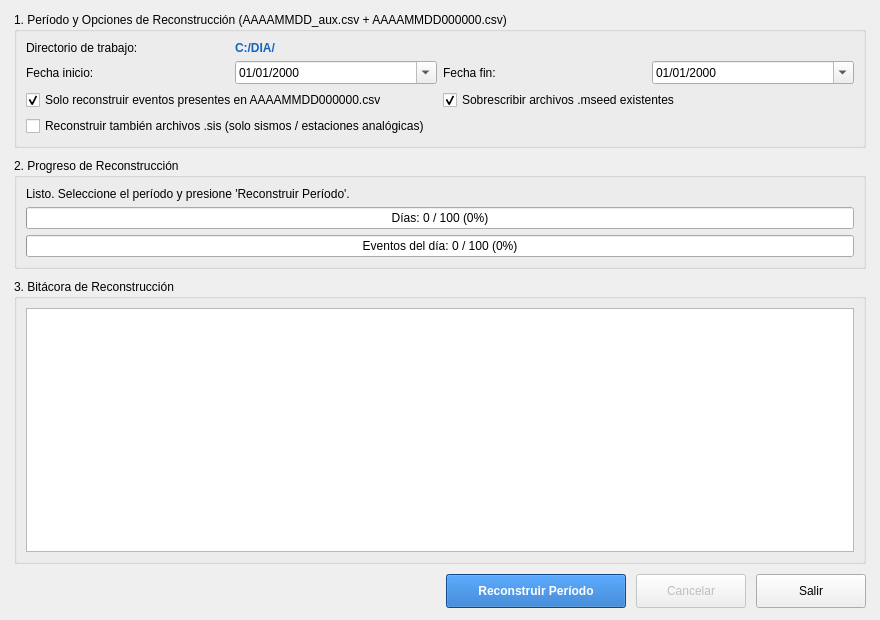
<?xml version="1.0" encoding="UTF-8"?>
<ui version="4.0">
 <class>VentanaReconstruccionEventos</class>
 <widget class="QMainWindow" name="VentanaReconstruccionEventos">
  <property name="geometry">
   <rect>
    <x>0</x>
    <y>0</y>
    <width>880</width>
    <height>620</height>
   </rect>
  </property>
  <property name="windowTitle">
   <string>RECONSTRUCCIÓN DE EVENTOS POR PERÍODO - RSA</string>
  </property>
  <widget class="QWidget" name="widget_central">
   <layout class="QVBoxLayout" name="layout_principal">
    <property name="spacing">
     <number>10</number>
    </property>
    <property name="leftMargin">
     <number>14</number>
    </property>
    <property name="topMargin">
     <number>12</number>
    </property>
    <property name="rightMargin">
     <number>14</number>
    </property>
    <property name="bottomMargin">
     <number>12</number>
    </property>
    <item>
     <widget class="QGroupBox" name="grupo_periodo">
      <property name="title">
       <string>1. Período y Opciones de Reconstrucción (AAAAMMDD_aux.csv + AAAAMMDD000000.csv)</string>
      </property>
      <layout class="QGridLayout" name="layout_periodo">
       <item row="0" column="0">
        <widget class="QLabel" name="lbl_directorio_titulo">
         <property name="text">
          <string>Directorio de trabajo:</string>
         </property>
        </widget>
       </item>
       <item row="0" column="1" colspan="3">
        <widget class="QLabel" name="lbl_directorio_valor">
         <property name="text">
          <string>C:/DIA/</string>
         </property>
         <property name="styleSheet">
          <string notr="true">font-weight: bold; color: #1565C0;</string>
         </property>
        </widget>
       </item>
       <item row="1" column="0">
        <widget class="QLabel" name="lbl_fecha_inicio">
         <property name="text">
          <string>Fecha inicio:</string>
         </property>
        </widget>
       </item>
       <item row="1" column="1">
        <widget class="QDateEdit" name="dateEdit_inicio">
         <property name="calendarPopup">
          <bool>true</bool>
         </property>
         <property name="displayFormat">
          <string>dd/MM/yyyy</string>
         </property>
        </widget>
       </item>
       <item row="1" column="2">
        <widget class="QLabel" name="lbl_fecha_fin">
         <property name="text">
          <string>Fecha fin:</string>
         </property>
        </widget>
       </item>
       <item row="1" column="3">
        <widget class="QDateEdit" name="dateEdit_fin">
         <property name="calendarPopup">
          <bool>true</bool>
         </property>
         <property name="displayFormat">
          <string>dd/MM/yyyy</string>
         </property>
        </widget>
       </item>
       <item row="2" column="0" colspan="2">
        <widget class="QCheckBox" name="chk_solo_en_csv">
         <property name="text">
          <string>Solo reconstruir eventos presentes en AAAAMMDD000000.csv</string>
         </property>
         <property name="checked">
          <bool>true</bool>
         </property>
         <property name="toolTip">
          <string>Usa las ventanas de tiempo de AAAAMMDD_aux.csv pero únicamente para los eventos confirmados en AAAAMMDD000000.csv y respetando su clasificación definitiva.</string>
         </property>
        </widget>
       </item>
       <item row="2" column="2" colspan="2">
        <widget class="QCheckBox" name="chk_sobrescribir">
         <property name="text">
          <string>Sobrescribir archivos .mseed existentes</string>
         </property>
         <property name="checked">
          <bool>true</bool>
         </property>
         <property name="toolTip">
          <string>Si se desmarca, solo se extraen los archivos faltantes (más rápido para completar estaciones recuperadas).</string>
         </property>
        </widget>
       </item>
       <item row="3" column="0" colspan="4">
        <widget class="QCheckBox" name="chk_reconstruir_sis">
         <property name="text">
          <string>Reconstruir también archivos .sis (solo sismos / estaciones analógicas)</string>
         </property>
         <property name="checked">
          <bool>false</bool>
         </property>
         <property name="toolTip">
          <string>Opcional: genera los binarios .sis en la carpeta dia/ para eventos clasificados como SISMO. Desactivado por defecto para estaciones digitales.</string>
         </property>
        </widget>
       </item>
      </layout>
     </widget>
    </item>
    <item>
     <widget class="QGroupBox" name="grupo_progreso">
      <property name="title">
       <string>2. Progreso de Reconstrucción</string>
      </property>
      <layout class="QVBoxLayout" name="layout_progreso">
       <item>
        <widget class="QLabel" name="lbl_estado_actual">
         <property name="text">
          <string>Listo. Seleccione el período y presione 'Reconstruir Período'.</string>
         </property>
        </widget>
       </item>
       <item>
        <widget class="QProgressBar" name="barra_progreso_dias">
         <property name="value">
          <number>0</number>
         </property>
         <property name="format">
          <string>Días: %v / %m (%p%)</string>
         </property>
        </widget>
       </item>
       <item>
        <widget class="QProgressBar" name="barra_progreso_eventos">
         <property name="value">
          <number>0</number>
         </property>
         <property name="format">
          <string>Eventos del día: %v / %m (%p%)</string>
         </property>
        </widget>
       </item>
      </layout>
     </widget>
    </item>
    <item>
     <widget class="QGroupBox" name="grupo_bitacora">
      <property name="title">
       <string>3. Bitácora de Reconstrucción</string>
      </property>
      <layout class="QVBoxLayout" name="layout_bitacora">
       <item>
        <widget class="QPlainTextEdit" name="txt_bitacora">
         <property name="readOnly">
          <bool>true</bool>
         </property>
         <property name="styleSheet">
          <string notr="true">font-family: Consolas, 'Courier New', monospace; font-size: 9pt;</string>
         </property>
        </widget>
       </item>
      </layout>
     </widget>
    </item>
    <item>
     <layout class="QHBoxLayout" name="layout_botones">
      <item>
       <spacer name="espaciador_izq">
        <property name="orientation">
         <enum>Qt::Horizontal</enum>
        </property>
        <property name="sizeHint" stdset="0">
         <size>
          <width>40</width>
          <height>20</height>
         </size>
        </property>
       </spacer>
      </item>
      <item>
       <widget class="QPushButton" name="btn_reconstruir">
        <property name="minimumSize">
         <size>
          <width>180</width>
          <height>34</height>
         </size>
        </property>
        <property name="styleSheet">
         <string notr="true">font-weight: bold; background-color: #1565C0; color: white; padding: 6px 14px;</string>
        </property>
        <property name="text">
         <string>Reconstruir Período</string>
        </property>
       </widget>
      </item>
      <item>
       <widget class="QPushButton" name="btn_cancelar">
        <property name="enabled">
         <bool>false</bool>
        </property>
        <property name="minimumSize">
         <size>
          <width>110</width>
          <height>34</height>
         </size>
        </property>
        <property name="text">
         <string>Cancelar</string>
        </property>
       </widget>
      </item>
      <item>
       <widget class="QPushButton" name="btn_salir">
        <property name="minimumSize">
         <size>
          <width>110</width>
          <height>34</height>
         </size>
        </property>
        <property name="text">
         <string>Salir</string>
        </property>
       </widget>
      </item>
     </layout>
    </item>
   </layout>
  </widget>
 </widget>
 <resources/>
 <connections/>
</ui>
